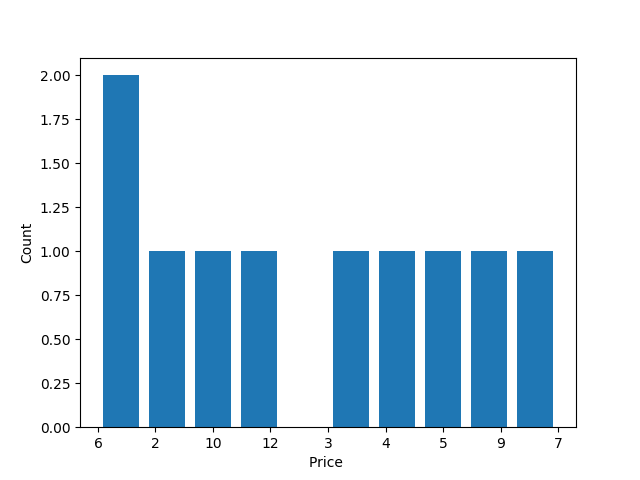

This figure's Python source:
import sys
import pandas as pd
import matplotlib.pyplot as plt
import matplotlib.image as mpimg

arg_len = len(sys.argv)
col = 2
if (arg_len <2):
	print("Provide file input as the first argument")
	sys.exit(1)
elif (arg_len == 2):
	file = sys.argv[1]
#-f has not been used
elif (arg_len == 3):
	arg_col = sys.argv[1]
	if (not arg_col.startswith ('-f')):
		print ("Invalid argument. Enter \'-f'\ to specify column.")
		sys.exit(1)
	col = arg_col [2:]
	if (not col.isdigit ()):
		print ("Argument for -f should be a number.")
		sys.exit(1)
	col = int(col)
	file = sys.argv[2]
elif (arg_len >3):
	print ("Too many arguments to run.")
if (not file.endswith ('.tsv')):
	print ("File has to end with .tsv.")
	sys.exit(1)
df = pd.read_csv(file, sep='\t')
if (df.shape[1] < col or col <= 0):
	print("Number of columns should be > 0")
	sys.exit(1)
name_col = df.columns[col-1]
plt.hist(df[name_col].astype(str), rwidth=0.8)
plt.ylabel("Count")
plt.xlabel(name_col)
plt.show()
plt.savefig('histogram.png')
